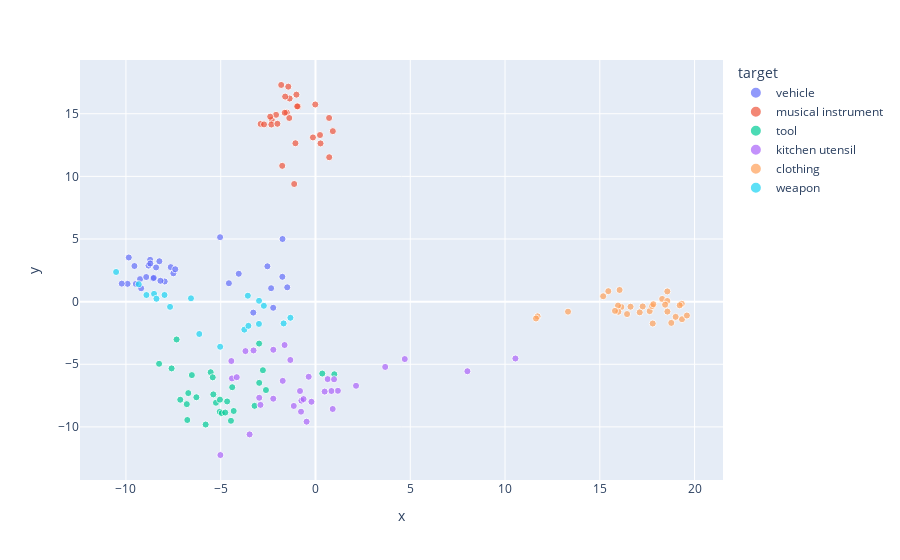

The notebook cell saved with this chart:
### Code cell
transformed_df = pd.DataFrame(transformed_train_X, columns=['x','y'])
transformed_df['target'] = train_y.values
transformed_df['name'] = df.index
transformed_df['size'] = [1 for i in range(transformed_df.shape[0])]
fig = px.scatter(transformed_df, x='x', y='y',
              color='target', hover_data=['name'], size='size', size_max=5)
fig.show()

### Figure 1 — Plotly figure (JSON) as saved in the notebook; plotly's stock layout.template omitted (floating-point values rounded to 4 significant figures)
{"data": [{"customdata": [["(hot air) balloon"], ["airplane"], ["bicycle"], ["boat"], ["bus"], ["car"], ["carriage"], ["cart"], ["go-cart"], ["helicopter"], ["hovercraft"], ["jeep"], ["kick scooter"], ["motorbike (moto)"], ["rocket"], ["scooter (bromfiets)"], ["scooter (brommer)"], ["skateboard"], ["sled"], ["submarine"], ["subway train"], ["taxi"], ["tractor"], ["trailer"], ["train"], ["tram"], ["truck (camion)"], ["truck (vrachtwagen)"], ["van"], ["zeppelin"]], "hovertemplate": "target=vehicle<br>x=%{x}<br>y=%{y}<br>size=%{marker.size}<br>name=%{customdata[0]}<extra></extra>", "legendgroup": "vehicle", "marker": {"color": "#636efa", "size": [1, 1, 1, 1, 1, 1, 1, 1, 1, 1, 1, 1, 1, 1, 1, 1, 1, 1, 1, 1, 1, 1, 1, 1, 1, 1, 1, 1, 1, 1], "sizemode": "area", "sizeref": 0.04, "symbol": "circle"}, "mode": "markers", "name": "vehicle", "orientation": "v", "showlegend": true, "type": "scatter", "x": [-1.74, -9.552, -2.232, -7.637, -9.257, -8.571, -2.538, -3.282, -4.049, -9.85, -8.723, -8.807, -2.342, -8.409, -8.717, -7.497, -7.397, -1.748, -1.49, -8.93, -7.956, -8.236, -9.477, -4.568, -8.533, -8.18, -9.913, -10.22, -9.198, -5.033], "xaxis": "x", "y": [4.999, 2.844, -0.4909, 2.754, 1.798, 1.856, 2.82, -0.8772, 2.225, 3.523, 3.338, 2.879, 1.07, 2.731, 3.042, 2.259, 2.585, 1.982, 1.143, 1.965, 1.608, 3.224, 1.415, 1.467, 1.894, 1.664, 1.421, 1.437, 1.065, 5.144], "yaxis": "y"}, {"customdata": [["accordion"], ["bagpipe"], ["banjo"], ["bass guitar"], ["bassoon"], ["cello"], ["clarinet"], ["cymbals"], ["double bass"], ["drum"], ["drum set"], ["flute"], ["guitar"], ["harmonica"], ["harp"], ["harpsichord"], ["organ"], ["pan flute"], ["piano"], ["recorder"], ["saxophone"], ["synthesizer"], ["tambourine"], ["triangle"], ["trombone"], ["trumpet"], ["violin"]], "hovertemplate": "target=musical instrument<br>x=%{x}<br>y=%{y}<br>size=%{marker.size}<br>name=%{customdata[0]}<extra></extra>", "legendgroup": "musical instrument", "marker": {"color": "#EF553B", "size": [1, 1, 1, 1, 1, 1, 1, 1, 1, 1, 1, 1, 1, 1, 1, 1, 1, 1, 1, 1, 1, 1, 1, 1, 1, 1, 1], "sizemode": "area", "sizeref": 0.04, "symbol": "circle"}, "mode": "markers", "name": "musical instrument", "orientation": "v", "showlegend": true, "type": "scatter", "x": [0.9151, 0.718, -0.924, -0.9665, -1.515, -1.436, -1.383, -1.756, -1.809, 0.2653, -2.311, -2.327, -0.01209, -1.059, -1.364, -2.08, -1.619, 0.2383, -1.6, -0.1345, -2.389, -2.01, 0.7232, -1.124, -2.895, -2.715, -1.005], "xaxis": "x", "y": [13.61, 14.66, 15.58, 15.59, 15.09, 17.16, 14.66, 10.84, 17.3, 12.63, 14.51, 14.14, 15.74, 12.64, 16.21, 14.91, 15.08, 13.3, 16.37, 13.11, 14.76, 14.2, 11.53, 9.391, 14.18, 14.15, 16.52], "yaxis": "y"}, {"customdata": [["anvil"], ["axe"], ["chisel"], ["clamp"], ["crowbar (breekijzer)"], ["crowbar (koevoet)"], ["drill"], ["file"], ["filling knife"], ["grinding disc"], ["hammer"], ["lawn mower"], ["level"], ["nail"], ["oil can"], ["paint brush"], ["pickaxe"], ["plane"], ["plough"], ["rope"], ["saw"], ["screw wrench (engelse sleutel)"], ["screwdriver"], ["shovel"], ["tongs"], ["vacuum cleaner"], ["wheelbarrow"], ["wire brush"], ["wrench"]], "hovertemplate": "target=tool<br>x=%{x}<br>y=%{y}<br>size=%{marker.size}<br>name=%{customdata[0]}<extra></extra>", "legendgroup": "tool", "marker": {"color": "#00cc96", "size": [1, 1, 1, 1, 1, 1, 1, 1, 1, 1, 1, 1, 1, 1, 1, 1, 1, 1, 1, 1, 1, 1, 1, 1, 1, 1, 1, 1, 1], "sizemode": "area", "sizeref": 0.04, "symbol": "circle"}, "mode": "markers", "name": "tool", "orientation": "v", "showlegend": true, "type": "scatter", "x": [-5.53, -7.135, -5.251, -4.394, -6.711, -6.285, -7.592, -3.214, -4.661, -8.252, -5.795, -7.329, -2.613, -4.315, -2.774, 0.3578, -6.79, -5.04, -6.523, 0.9931, -6.762, -5.052, -4.459, -5.39, -4.943, -2.974, -5.421, -2.969, -4.762], "xaxis": "x", "y": [-5.636, -7.83, -8.072, -6.833, -7.302, -7.634, -5.332, -8.319, -7.968, -4.962, -9.812, -3.022, -7.058, -8.729, -5.475, -5.741, -8.185, -7.826, -5.865, -5.799, -9.449, -8.799, -9.512, -7.405, -8.904, -3.35, -6.045, -6.485, -8.856], "yaxis": "y"}, {"customdata": [["apron"], ["bottle"], ["bowl"], ["can opener"], ["colander"], ["electric kettle"], ["fork"], ["fridge"], ["glass"], ["grater"], ["kettle"], ["knife"], ["microwave oven"], ["mixer"], ["mug"], ["nutcracker"], ["oven"], ["pan"], ["percolator"], ["place mat"], ["plate"], ["pot"], ["scales"], ["scissors"], ["sieve"], ["spatula"], ["spoon"], ["stove"], ["teaspoon"], ["toaster"], ["towel"], ["whisk"], ["wok"]], "hovertemplate": "target=kitchen utensil<br>x=%{x}<br>y=%{y}<br>size=%{marker.size}<br>name=%{customdata[0]}<extra></extra>", "legendgroup": "kitchen utensil", "marker": {"color": "#ab63fa", "size": [1, 1, 1, 1, 1, 1, 1, 1, 1, 1, 1, 1, 1, 1, 1, 1, 1, 1, 1, 1, 1, 1, 1, 1, 1, 1, 1, 1, 1, 1, 1, 1, 1], "sizemode": "area", "sizeref": 0.04, "symbol": "circle"}, "mode": "markers", "name": "kitchen utensil", "orientation": "v", "showlegend": true, "type": "scatter", "x": [10.55, 0.6415, 1.182, -2.902, -0.2134, -2.226, -0.4693, -3.269, 0.9799, -2.969, -1.729, -5.017, -3.695, -4.408, 3.677, -2.229, -4.44, -0.7422, -1.631, 4.711, 2.14, -0.6288, -0.359, -3.476, -0.7628, 0.8393, 0.9078, -4.154, 0.4827, -1.328, 8.015, -1.145, -0.8162], "xaxis": "x", "y": [-4.54, -6.185, -7.118, -8.243, -7.994, -3.843, -9.584, -3.896, -6.201, -7.674, -6.324, -12.25, -3.949, -6.13, -5.213, -7.749, -4.74, -7.901, -3.465, -4.584, -6.718, -7.781, -5.998, -10.6, -8.786, -7.134, -8.571, -6.031, -7.18, -4.657, -5.556, -8.327, -7.136], "yaxis": "y"}, {"customdata": [["bathing suit"], ["beanie"], ["belt"], ["blouse"], ["boots"], ["bra"], ["cap"], ["coat"], ["dress"], ["dungarees"], ["hat"], ["jeans"], ["mittens"], ["panties"], ["pants"], ["pullover"], ["pyjamas"], ["scarf"], ["shirt"], ["shoes"], ["shorts"], ["skirt"], ["socks"], ["suit"], ["sweater"], ["t-shirt"], ["tie"], ["top"], ["tracksuit"]], "hovertemplate": "target=clothing<br>x=%{x}<br>y=%{y}<br>size=%{marker.size}<br>name=%{customdata[0]}<extra></extra>", "legendgroup": "clothing", "marker": {"color": "#FFA15A", "size": [1, 1, 1, 1, 1, 1, 1, 1, 1, 1, 1, 1, 1, 1, 1, 1, 1, 1, 1, 1, 1, 1, 1, 1, 1, 1, 1, 1, 1], "sizemode": "area", "sizeref": 0.04, "symbol": "circle"}, "mode": "markers", "name": "clothing", "orientation": "v", "showlegend": true, "type": "scatter", "x": [16.44, 16.14, 11.71, 19.32, 11.63, 17.11, 15.98, 18.57, 18.56, 15.96, 15.45, 17.26, 15.8, 18.77, 19.34, 19.59, 18.29, 17.63, 19.22, 13.32, 17.76, 18.56, 17.79, 16.04, 18.45, 19.0, 15.18, 17.82, 16.62], "xaxis": "x", "y": [-0.9926, -0.4285, -1.174, -0.1722, -1.346, -0.8542, -0.8076, -0.7958, 0.8151, -0.3168, 0.8342, -0.3828, -0.7378, -1.698, -1.405, -1.109, 0.2145, -0.7572, -0.2945, -0.8013, -0.3534, 0.05519, -1.748, 0.9308, -0.2445, -1.216, 0.4295, -0.2054, -0.4053], "yaxis": "y"}, {"customdata": [["bazooka"], ["bow"], ["canon"], ["club"], ["dagger"], ["double-barreled shotgun"], ["grenade"], ["knuckle dusters"], ["machine gun"], ["pistol"], ["rifle"], ["shield"], ["slingshot"], ["spear"], ["stick"], ["sword"], ["tank"], ["whip"]], "hovertemplate": "target=weapon<br>x=%{x}<br>y=%{y}<br>size=%{marker.size}<br>name=%{customdata[0]}<extra></extra>", "legendgroup": "weapon", "marker": {"color": "#19d3f3", "size": [1, 1, 1, 1, 1, 1, 1, 1, 1, 1, 1, 1, 1, 1, 1, 1, 1, 1], "sizemode": "area", "sizeref": 0.04, "symbol": "circle"}, "mode": "markers", "name": "weapon", "orientation": "v", "showlegend": true, "type": "scatter", "x": [-9.323, -3.569, -8.921, -3.754, -5.03, -7.965, -6.568, -3.54, -8.516, -7.673, -8.391, -1.681, -2.977, -2.983, -1.323, -6.131, -10.52, -2.724], "xaxis": "x", "y": [1.388, 0.4739, 0.5285, -2.237, -3.603, 0.5319, 0.265, -1.932, 0.6199, -0.4176, 0.2292, -1.74, 0.06674, -1.779, -1.289, -2.583, 2.368, -0.3322], "yaxis": "y"}], "layout": {"legend": {"itemsizing": "constant", "title": {"text": "target"}, "tracegroupgap": 0}, "margin": {"t": 60}, "xaxis": {"anchor": "y", "domain": [0, 1], "title": {"text": "x"}}, "yaxis": {"anchor": "x", "domain": [0, 1], "title": {"text": "y"}}}}
